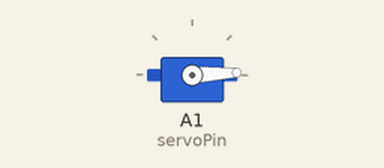
This sketch was run on a simulated Arduino Uno, built with avr-gcc and run on an emulated ATmega328P. On the bench: servo.

Above: at 0.05 s.
At 1.3 s:
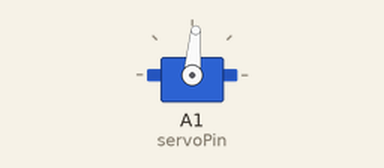
At 2.6 s:
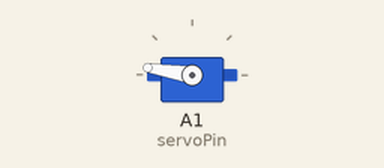
At 5.2 s:
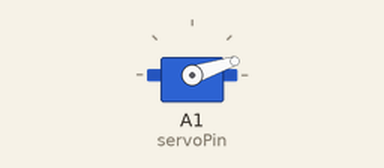
Timing chart, 0 to 7.1 s (numbered marks = the images above):
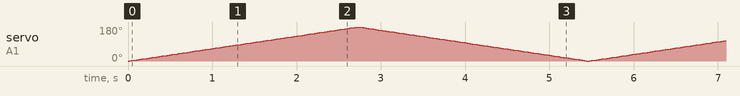

The sketch:

servo_2.ino
```cpp
/*
 * 名称   : Servo_2
 * 功能   : 控制伺服电机进行扫动
 * 作者   : http://www.keyes-robot.com/
*/
#include <Servo.h>

Servo myservo;  //创建舵机对象来控制舵机

int posVal = 0;    // 定义一个变量，存储舵机位置
int servoPin = A1;  // 定义舵机引脚A1

void setup() {
  myservo.attach(servoPin);  //选择舵机引脚A1
}

void loop() {

  for (posVal = 0; posVal <= 180; posVal += 1) { // 将servoPin上的伺服附加到伺服对象上
    // 以1度为步
    myservo.write(posVal);       // 告诉伺服电机到变量“pos”的位置
    delay(15);                   // 等待15ms让伺服电机到达位置
  }
  for (posVal = 180; posVal >= 0; posVal -= 1) { // 从180°到0°
    myservo.write(posVal);       // 告诉伺服电机到变量“pos”的位置
    delay(15);                   // 等待15ms让伺服电机到达位置
  }
}
```
